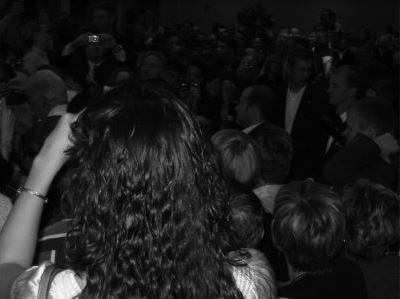
#> input picture test_img.jpg, 400 x 299 px
$ jupyter execute 'Alternative methods tests.ipynb'
#> lines starting #> are read from the running program, lines starting #| are printed output that depends on the picture
[cell 1]
import matplotlib.pyplot as plt
import numpy as np
import cv2
from skimage import exposure

# Histogram equalisation, adaptive histogram equaisation and Contrast stretching

[cell 2]
image = cv2.imread('test_img.jpg')
#> image is the input picture: shape (299, 400, 3); min 0, max 253, mean 29.6
image_eq = exposure.equalize_hist(image)
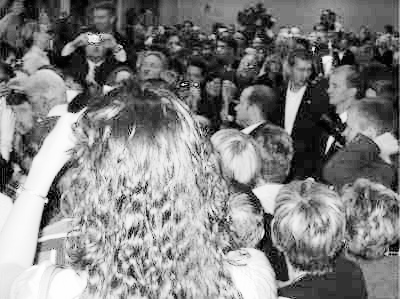
#> image_eq: shape (299, 400, 3) float64; min 0.00204, max 1, mean 0.511
image_adapteq = exposure.equalize_adapthist(image, clip_limit=0.03)
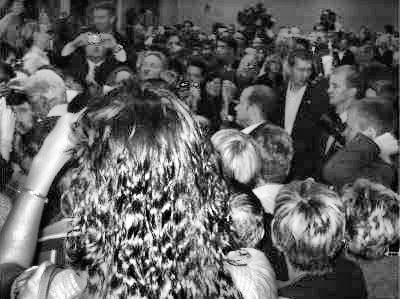
#> image_adapteq: shape (299, 400, 3) float64; min 0, max 1, mean 0.384
pd, pu = np.percentile(image, (8, 92))
#> pd = 5; pu = 75
image_rescale = exposure.rescale_intensity(image, in_range=(pd, pu))
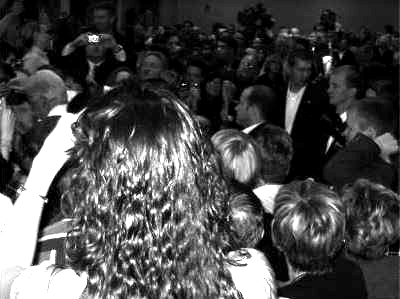
#> image_rescale: shape (299, 400, 3); min 0, max 255, mean 74.2


fig, axs = plt.subplots(2, 4,figsize = (14,7))
axs[0, 0].imshow(image)
axs[0, 0].set_title('Original image')
axs[0, 1].imshow(image_eq)
axs[0, 1].set_title('Histogram Equalization')
axs[0, 2].set_title('Adaptive Histogram Equalization')
axs[0, 2].imshow(image_adapteq)
axs[0, 3].set_title('Contrast stretching')
axs[0, 3].imshow(image_rescale)

axs[1, 0].hist(image.reshape(-1), bins = 400)
axs[1, 1].hist(image_eq.reshape(-1), bins = 400)
axs[1, 2].hist(image_adapteq.reshape(-1), bins = 400)
axs[1, 3].hist(image_rescale.reshape(-1), bins = 400)

# Hide x labels and tick labels for top plots and y ticks for right plots.
for ax in axs.flat:
    ax.label_outer()
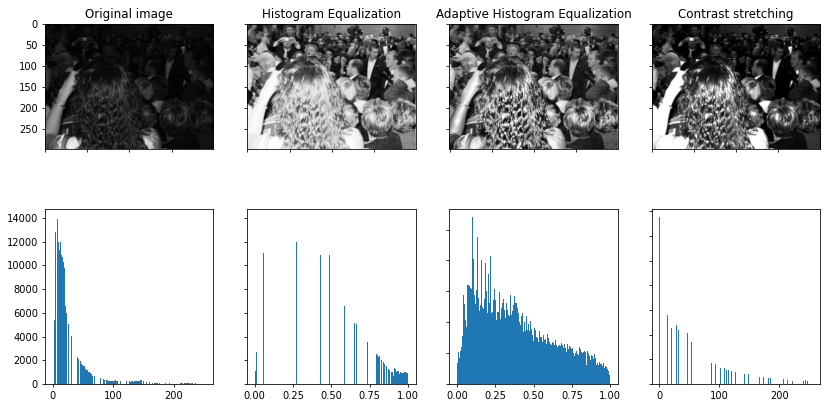
#> figure drawn by matplotlib, 8 panels; panel 5: tallest bar 14058 high, from x = 8.85 to 9.49
